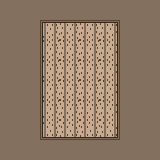

A 2D game scene composited from a Tiled map and its tileset images. What follows is a short description and the map's XML, with every tile layer's data as written:
An orthogonal 8x8 tile map with 20x20 px tiles, 1 tile layer (Tile Layer 1).

<map version="1.5" tiledversion="1.7.0" orientation="orthogonal" renderorder="right-down" width="8" height="8" tilewidth="20" tileheight="20" infinite="0" nextlayerid="2" nextobjectid="1">
 <editorsettings>
  <export target="start..json" format="json" />
 </editorsettings>
 <tileset firstgid="1" source="Tilemap.tsx" />
 <layer id="1" name="Tile Layer 1" width="8" height="8">
  <data encoding="csv">
9,9,9,9,9,9,9,9,
9,9,2,3,3,4,9,9,
9,9,6,7,7,8,9,9,
9,9,6,7,7,8,9,9,
9,9,6,7,7,8,9,9,
9,9,6,7,7,8,9,9,
9,9,10,11,11,12,9,9,
9,9,9,9,9,9,9,9
</data>
 </layer>
</map>